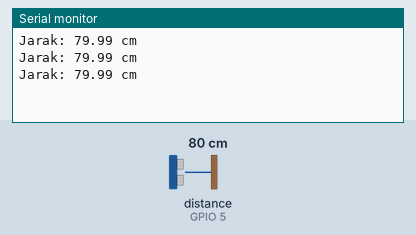
Simulated run of this sketch. Board: ESP32. On the bench: the last lines printed to the serial monitor. Wiring (inferred from the names in the program): ultrasonic range finder: trigger GPIO 4; echo GPIO 5. The test bench sets the inputs (shaded band); at power-on: distance to the obstacle (sensor on GPIO 5) 80 cm. The echo pulse lasts 58.3 µs per cm.

Above: at 2.2 s.
2.3 s: distance to the obstacle (sensor on GPIO 5) set to 2 cm
At 2.9 s:
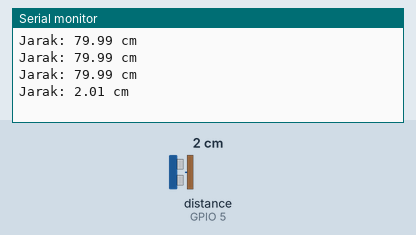
3.8 s: distance to the obstacle (sensor on GPIO 5) set to 4 cm
At 4.4 s:
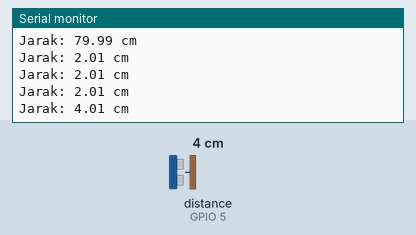
Timing chart, 0 to 6.8 s (numbered marks = the images above; inputs shaded):
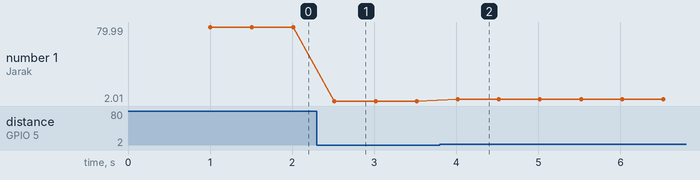

Measured:
- after the input at 2.3 s, the serial monitor: prints a new line after 0.22 s (image 1)
- after the input at 3.8 s, the serial monitor: prints a new line after 0.22 s (image 2)
- plotted number 1: 79.99 → 2.01 after the input at 2.3 s, 2.01 → 4.01 after the input at 3.8 s

The sketch:

test_ultrasonic_esp32D.ino
```cpp
// ================== TEST ULTRASONIC ==================
// HC-SR04 + ESP32 DevKitC V4
// Tanpa library

// ================== PIN ==================
#define TRIG_PIN 4
#define ECHO_PIN 5

void setup() {
  Serial.begin(115200);
  pinMode(TRIG_PIN, OUTPUT);
  pinMode(ECHO_PIN, INPUT);
  delay(1000);
}

void loop() {
  // Kirim pulse
  digitalWrite(TRIG_PIN, LOW);
  delayMicroseconds(2);
  digitalWrite(TRIG_PIN, HIGH);
  delayMicroseconds(10);
  digitalWrite(TRIG_PIN, LOW);

  // Baca echo
  long duration = pulseIn(ECHO_PIN, HIGH, 30000);

  // Konversi ke cm
  float jarak = duration * 0.0343 / 2.0;

  // Tampilkan
  Serial.print("Jarak: ");
  Serial.print(jarak, 2);
  Serial.println(" cm");

  delay(500);
}
```
